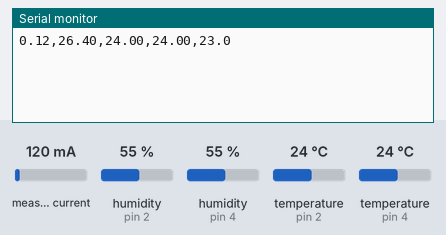
Bench run of a sketch on a simulated Arduino Uno, built with avr-gcc and run on an emulated ATmega328P. Shown: the last lines printed to the serial monitor. The inputs (shaded band) are chosen by the test bench; at power-on: measured current 120 mA, temperature (sensors on pin 2, pin 4) 24 °C, humidity (sensors on pin 2, pin 4) 55 %.

Above: at 1.4 s.
1.5 s: measured current set to 40 mA
At 2.8 s:
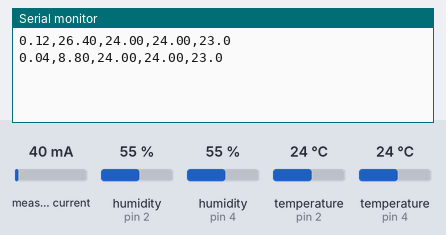
3.0 s: temperature (sensor on pin 2) set to 12 °C
4.5 s: temperature (sensor on pin 4) set to 12 °C
At 5.4 s:
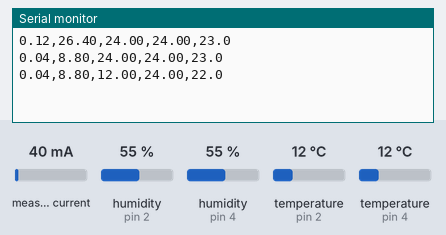
6.0 s: measured current set to 500 mA
At 7.3 s:
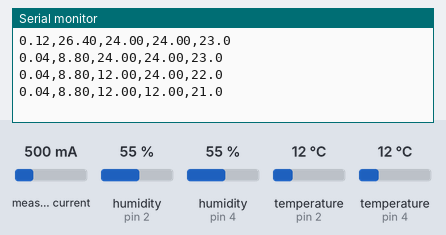
7.5 s: temperature (sensor on pin 2) set to 19 °C
9.0 s: temperature (sensor on pin 4) set to 19 °C
At 10.4 s:
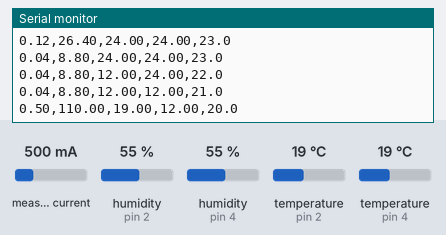
Timing chart, 0 to 11.5 s (numbered marks = the images above; inputs shaded):
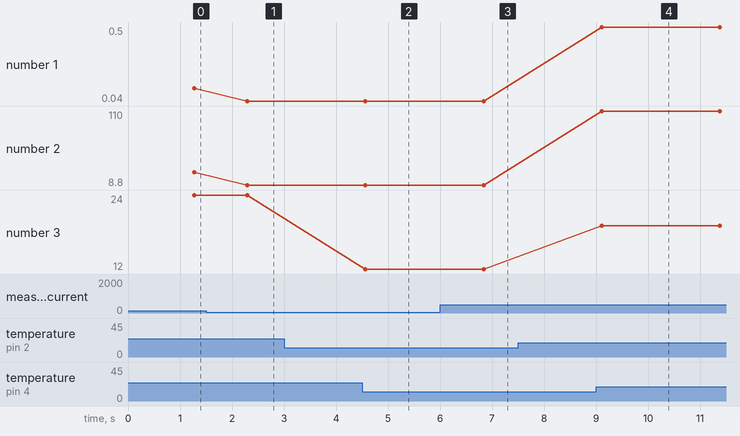

Measured:
- after the input at 1.5 s, the serial monitor: prints a new line after 0.79 s (image 1)
- plotted number 1: 0.12 → 0.04 after the input at 1.5 s
- plotted number 2: 26.4 → 8.8 after the input at 1.5 s

The sketch:

leitor-completo.ino
```cpp
#include "ACS712.h"
#include "DHT.h"
#define DHTPIN 2
#define DHTPIN2 4
#define DHTTYPE DHT11   // DHT 11
#include <IRremote.h>
ACS712 sensor(ACS712_30A, A0);
DHT dht(DHTPIN, DHTTYPE);
DHT dht2(DHTPIN2, DHTTYPE);
IRsend irsend;
int tempTeste = 23;
unsigned int irSignalTurnOn[] = {8950,4450, 600,550, 550,550, 600,500, 550,600, 550,550, 600,500, 550,600, 550,550, 600,500, 600,550, 550,1650, 600,1650, 600,1650, 550,1650, 600,1650, 600,1600, 600,1650, 550,600, 550,1650, 550,600, 550,550, 600,500, 550,600, 550,1650, 550,600, 550,1650, 550,600, 550,1650, 550,1700, 550,1700, 550,1650, 550,600, 550,41850, 8950,2200, 600};
unsigned int irSignalTurnUp[] = {8950,4450, 600,550, 600,1650, 550,1650, 600,1650, 600,1600, 600,1650, 550,600, 550,1650, 550,600, 550,550, 600,500, 550,600, 550,1650, 550,600, 550,1650, 550,600, 550,1650, 550,1700, 550,1700, 550,1650, 550,600, 550,41850, 8950,2200,550,550, 600,500, 550,600, 550,550, 600,500, 550,600, 550,550, 600,500, 600,550, 550,1650, 600,1650, 600};

void setup() {
  // É necessário calibrar o sensor antes de usar a primeira vez com o método abaixo
  Serial.begin(9600);
  sensor.calibrate();
  dht.begin();
  dht2.begin();
  ligaDesliga();
}

void loop() {
  // A frequência da corrente alternada no Brasil é 60 Hz. Mude caso necessário
  // A voltagem, no meu caso é 127
  delay(1000);
  float V = 220;
  float I = sensor.getCurrentAC(60);
  float P = V * I;

  float h = dht.readHumidity();
  float t = dht.readTemperature();

  float h2 = dht2.readHumidity();
  float t2 = dht2.readTemperature();
//
//  Serial.println(String("Corrente = ") + I + " A");
//  Serial.println(String("Potência  = ") + P + " Watts");
 I = I ;

 P = P ;
 if(t<tempTeste){
  tempTeste--;
  desceTemp();
  delay(1000);
 }

 Serial.println(String("")+ (I) + String(",") + P + String(",") + t + String(",") + t2 + String(",")+ tempTeste + String(".0"));
}

void ligaDesliga() {
  for (int i = 0; i < 3; i++) {
    irsend.sendNEC(irSignalTurnOn, 32);
  }
}

void desceTemp() {
  for (int i = 0; i < 3; i++) {
    irsend.sendNEC(irSignalTurnUp, 32);
  }
}
```
